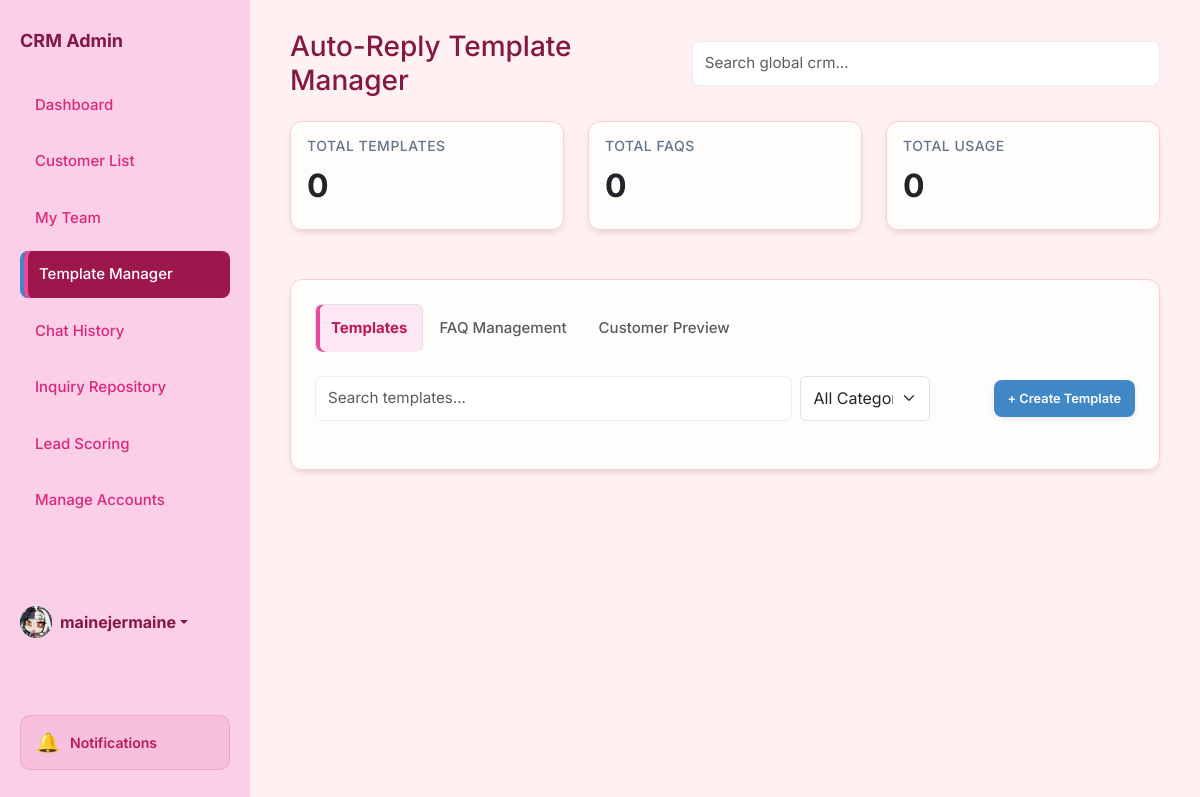
/templates-manager (signed in), run on the app's committed database.
### app.py (models this page shows, shortened)
class User(db.Model):
    id = db.Column(db.Integer, primary_key=True)
    username = db.Column(db.String(80), unique=True, nullable=False)
    password = db.Column(db.String(200), nullable=False)
    name = db.Column(db.String(100), default='Admin')
    bio = db.Column(db.Text, default='')
    profile_picture = db.Column(db.String(200), default='https://ui-avatars.com/api/?name=Admin&background=random')
    role = db.Column(db.String(20), default='agent') # super_admin, agent
    preferences = db.Column(db.Text, default='{}') # Stores dashboard layout/stats as JSON
    last_active = db.Column(db.String(50))
    team_id = db.Column(db.Integer, db.ForeignKey('team.id'), nullable=True)
    team_role = db.Column(db.String(20)) # leader, vice_leader, member
    last_active_team_chat = db.Column(db.String(50)) # Timestamp of last time user viewed team chat

### app.py (the view)
@app.route('/templates-manager')
def templates_manager():
    return render_template('auto_reply_template_manager.html')

### app.py (called while the page is built)
@app.context_processor
def context_processor():
    from flask import g
    return dict(
        team_pending_requests_count=getattr(g, 'team_pending_requests_count', 0),
        unread_team_messages=getattr(g, 'unread_team_messages', False)
    )

@app.context_processor
def inject_user_preferences():
    theme = 'light'
    if has_request_context() and 'user_id' in session:
        user_id = session.get('user_id')
        user = User.query.get(user_id)
        if user and user.preferences:
            try:
                import json
                prefs = json.loads(user.preferences)
                theme = prefs.get('theme', 'light')
            except:
                pass
    return dict(current_theme=theme)

@app.context_processor
def inject_search_data():
    customers = Customer.query.all()
    inquiries = Inquiry.query.all()
    rules = Rule.query.all()
    templates = AutoReplyTemplate.query.all()
    faqs = FAQ.query.all()
    search_seed = []
    for c in customers:
        search_seed.append({"display": c.name, "category": "Customer", "page": "/customers"})
    for i in inquiries:
        search_seed.append({"display": f"Inquiry: {i.customer}", "category": "Inquiry", "page": f"/inquiry/{i.id}"})
    for r in rules:
        search_seed.append({"display": r.name, "category": "Rule", "page": "/scoring"})
    for t in templates:
        search_seed.append({"display": t.title, "category": "Template", "page": "/templates-manager"})
    for f in faqs:
        search_seed.append({"display": f.question, "category": "FAQ", "page": "/templates-manager"})
    return dict(search_seed=search_seed)

@app.before_request
def require_login():
    allowed_routes = ['login', 'static']
    if request.endpoint and request.endpoint not in allowed_routes and not session.get('logged_in'):
        if request.path.startswith('/api/'):
            return jsonify({'error': 'Unauthorized'}), 401
        return redirect(url_for('login'))
    if session.get('logged_in') and session.get('user_id'):
        user = User.query.get(session.get('user_id'))
        if user:
            try:
                user.last_active = datetime.now().strftime('%Y-%m-%d %H:%M:%S')
                db.session.commit()
            except:
                pass
            session['user_role'] = user.role
            session['team_id'] = user.team_id
            session['user_name'] = user.name
            session['user_pic'] = user.profile_picture

### templates/auto_reply_template_manager.html (shortened to what this page needs)
﻿<!DOCTYPE html>
<html lang="en">
<head>
    <link href="https://cdn.jsdelivr.net/npm/bootstrap@5.3.0/dist/css/bootstrap.min.css" rel="stylesheet">
    <link rel="stylesheet" href="https://cdn.jsdelivr.net/npm/bootstrap-icons@1.11.1/font/bootstrap-icons.css">
    <link rel="stylesheet" href="{{ url_for('static', filename='style.css') }}">
</head>
<body id="page-templates"
    class="{% if current_theme and current_theme != 'light' %}theme-{{ current_theme }}{% endif %}">
    <aside class="sidebar">
        <h2>CRM Admin</h2>
        <a href="/dashboard" class="nav-link nav-dashboard">Dashboard</a>
        <a href="/customers" class="nav-link nav-customers">Customer List</a>
        <a href="/my-team" class="nav-link nav-my-team d-flex justify-content-between align-items-center">
            My Team
        </a>
        <a href="/templates-manager" class="nav-link nav-templates active">Template Manager</a>
        <a href="/history" class="nav-link nav-history d-flex justify-content-between align-items-center">
            Chat History
        </a>
        <a href="/repository" class="nav-link nav-repository">Inquiry Repository</a>
        <a href="/scoring" class="nav-link nav-scoring">Lead Scoring</a>
        {% if session.get('user_role') in ['ultra_admin', 'super_admin', 'admin'] %}
        <a href="/admin/create-account" class="nav-link nav-admin">
            Manage Accounts
        </a>
        {% endif %}
        <div class="mt-auto pt-3 border-top border-secondary" style="border-color: rgba(255,255,255,0.1) !important;">
            <div class="dropdown">
                <a href="#" class="d-flex align-items-center text-decoration-none dropdown-toggle" id="dropdownUser1"
                    data-bs-toggle="dropdown" aria-expanded="false">
                    <div class="avatar-circle bg-primary text-white me-2"
                        style="width: 32px; height: 32px; font-size: 14px; display:flex; align-items:center; justify-content:center; border-radius:50%; overflow:hidden;">
                        {% if session.get('user_pic') and 'http' in session.get('user_pic') %}
                        <img src="{{ session.get('user_pic') }}" alt="User"
                            style="width:100%; height:100%; object-fit:cover;">
                        {% elif session.get('user_pic') %}
                        <img src="{{ url_for('static', filename='uploads/' + session.get('user_pic')) }}" alt="User"
                            style="width:100%; height:100%; object-fit:cover;">
                        {% else %}
                        {{ session.get('user_name', 'Admin')[0] | upper }}
                        {% endif %}
                    </div>
                    <strong>{{ session.get('user_name', 'Admin') }}</strong>
                </a>
            </div>
        </div>
    </aside>
    <main class="main">
        <div class="header d-flex justify-content-between align-items-center mb-4">
            <h1 class="h3 mb-0">Auto-Reply Template Manager</h1>
            <div class="search-container">
                <input type="text" placeholder="Search global crm..." class="taskbar-search form-control">
            </div>
        </div>
        <div class="row g-4 mb-4">
            <div class="col-12 col-md-4">
                <div class="card p-3">
                    <h3>Total Templates</h3>
                    <p class="h2 fw-bold" id="totalTemplates">0</p>
                </div>
            </div>
            <div class="col-12 col-md-4">
                <div class="card p-3">
                    <h3>Total FAQs</h3>
                    <p class="h2 fw-bold" id="totalFAQs">0</p>
                </div>
            </div>
            <div class="col-12 col-md-4">
                <div class="card p-3">
                    <h3>Total Usage</h3>
                    <p class="h2 fw-bold" id="totalUsage">0</p>
                </div>
            </div>
        </div>
        <div class="card p-4">
            <ul class="nav nav-tabs mb-4 border-bottom-0 tab-navigation">
                <li class="nav-item"><button class="nav-link active fw-bold tab-button"
                        data-tab="templates">Templates</button></li>
                <li class="nav-item"><button class="nav-link text-muted tab-button" data-tab="faqs">FAQ
                        Management</button></li>
                <li class="nav-item"><button class="nav-link text-muted tab-button" data-tab="preview">Customer
                        Preview</button></li>
            </ul>
            <div class="tab-content">
                <div class="tab-pane active" id="templates-tab">
                    <div class="d-flex justify-content-between align-items-center mb-4 gap-2">
                        <div class="d-flex gap-2 w-75">
                            <input type="text" id="searchInput" class="form-control" placeholder="Search templates...">
                            <select id="categoryFilter" class="form-select w-25">
                                <option value="">All Categories</option>
                            </select>
                        </div>
                        <button class="btn btn-blue" onclick="openTemplateModal('create')">+ Create Template</button>
                    </div>
                </div>
            </div>
        </div>
    </main>
</body>
</html>

### static/style.css (style rules this page uses)
:root { --blue: #3F88C5; --red: #E94F37; --green: #44BBA4; --gray: #64748b; --slate-900: #393E41; --slate-800: #4a5155; --border-radius: 12px; --bg-light: #F6F7EB; --sidebar-bg: #393E41; }
* { box-sizing: border-box; font-family: 'Inter', -apple-system, sans-serif; }
body { margin: 0; display: flex; background-color: var(--bg-light); color: var(--slate-900); height: 100vh; overflow: hidden; font-size: 16px; -webkit-font-smoothing: antialiased; }
.header { overflow: visible !important; }
.main { overflow-y: auto; overflow-x: visible !important; }
.sidebar { width: 250px; background: var(--sidebar-bg); color: #fff; height: 100vh; padding: 30px 20px; flex-shrink: 0; display: flex; flex-direction: column; }
.sidebar .dropdown-toggle { color: inherit !important; }
.sidebar h2 { font-size: 18px; margin-bottom: 30px; font-weight: 700; color: inherit; }
.nav-link { display: block; padding: 12px 15px; color: #cbd5f5; text-decoration: none; border-radius: 8px; margin-bottom: 10px; font-size: 15px; font-weight: 500; transition: 0.2s; }
.nav-link:hover, .nav-link.active { background: var(--slate-800); color: #fff; box-shadow: inset 4px 0 0 #3F88C5; }
.main { flex: 1; padding: 30px 40px; overflow-y: auto; max-width: 1600px; margin: 0 auto; width: 100%; }
.header { display: flex; justify-content: space-between; align-items: center; flex-shrink: 0; margin-bottom: 20px; gap: 20px; width: 100%; }
.card { background: white; padding: 25px; border-radius: var(--border-radius); box-shadow: 0 4px 6px -1px rgba(0, 0, 0, 0.1); border: 1px solid #e2e8f0; margin-bottom: 25px; }
.row.g-4 .card { cursor: pointer; position: relative; transition: all 0.3s ease; }
.row.g-4 .card h3 { color: var(--gray); font-size: 14px; font-weight: 500; margin-bottom: 12px; text-transform: uppercase; letter-spacing: 0.5px; transition: color 0.3s ease; }
.row.g-4 .card .h2 { transition: all 0.3s ease; position: relative; }
.avatar-circle { width: 42px; height: 42px; border-radius: 10px; background: #3b82f6; color: white; font-weight: 600; font-size: 14px; display: flex; align-items: center; justify-content: center; }
.taskbar-search { width: 320px; padding: 10px 14px; border-radius: 8px; border: 1px solid #e5e7eb; }
.btn-green, .btn-gray, .btn-blue { border-radius: 8px; padding: 10px 18px; font-weight: 600; border: 1px solid transparent; box-shadow: 0 2px 6px rgba(0, 0, 0, 0.08); }
.btn-blue { background-color: #3b82f6 !important; color: white !important; }
input, textarea, select { width: 100%; padding: 10px; border: 1px solid #e2e8f0; border-radius: 6px; font-size: 0.9rem; outline: none; }
.btn { padding: 8px 14px; border: none; border-radius: 6px; cursor: pointer; font-size: 0.8rem; font-weight: 600; transition: 0.2s; text-decoration: none; display: inline-block; }
.btn-blue, .btn-primary { background: var(--blue) !important; border-color: var(--blue) !important; color: white !important; }
.form-control { width: 100%; padding: 10px 12px; border: 1px solid #e6eef6; border-radius: 8px; font-size: 0.95rem; background: #fff; transition: border-color .15s, box-shadow .15s, transform .06s; }
.btn { border-radius: 8px; padding: 9px 14px; font-weight: 600; }
.btn-blue { background: var(--blue); color: #fff; }
.sidebar { z-index: 1; }
#page-dashboard .nav-dashboard, #page-customers .nav-customers, #page-my-team .nav-my-team, #page-history .nav-history, #page-repository .nav-repository, #page-templates .nav-templates, #page-scoring .nav-scoring, #page-admin-accounts .nav-admin { background: var(--slate-800); color: #fff; border-left: 4px solid var(--blue); }
.search-container { width: 500px; display: flex; position: relative; }
.sidebar { display: flex; flex-direction: column; }
body.theme-sakura { --bg-light: #fff1f2; --slate-900: #be185d; --slate-800: #9d174d; --sidebar-bg: #fbcfe8; color: #831843; }
body.theme-sakura .sidebar { color: #831843; }
body.theme-sakura .sidebar .border-top { border-color: rgba(131, 24, 67, 0.1) !important; }
body.theme-sakura .nav-link { color: #db2777; }
body.theme-sakura .nav-link:hover, body.theme-sakura .nav-link.active { background: #fce7f3; color: #be185d; box-shadow: inset 4px 0 0 #ec4899; }
body.theme-sakura .card, body.theme-sakura .list-group-item, body.theme-sakura .confirm-card { border-color: #fecdd3; background-color: rgba(255, 255, 255, 0.8); }

### data on the page
User: profile_picture (picture), get "mainejermaine"
